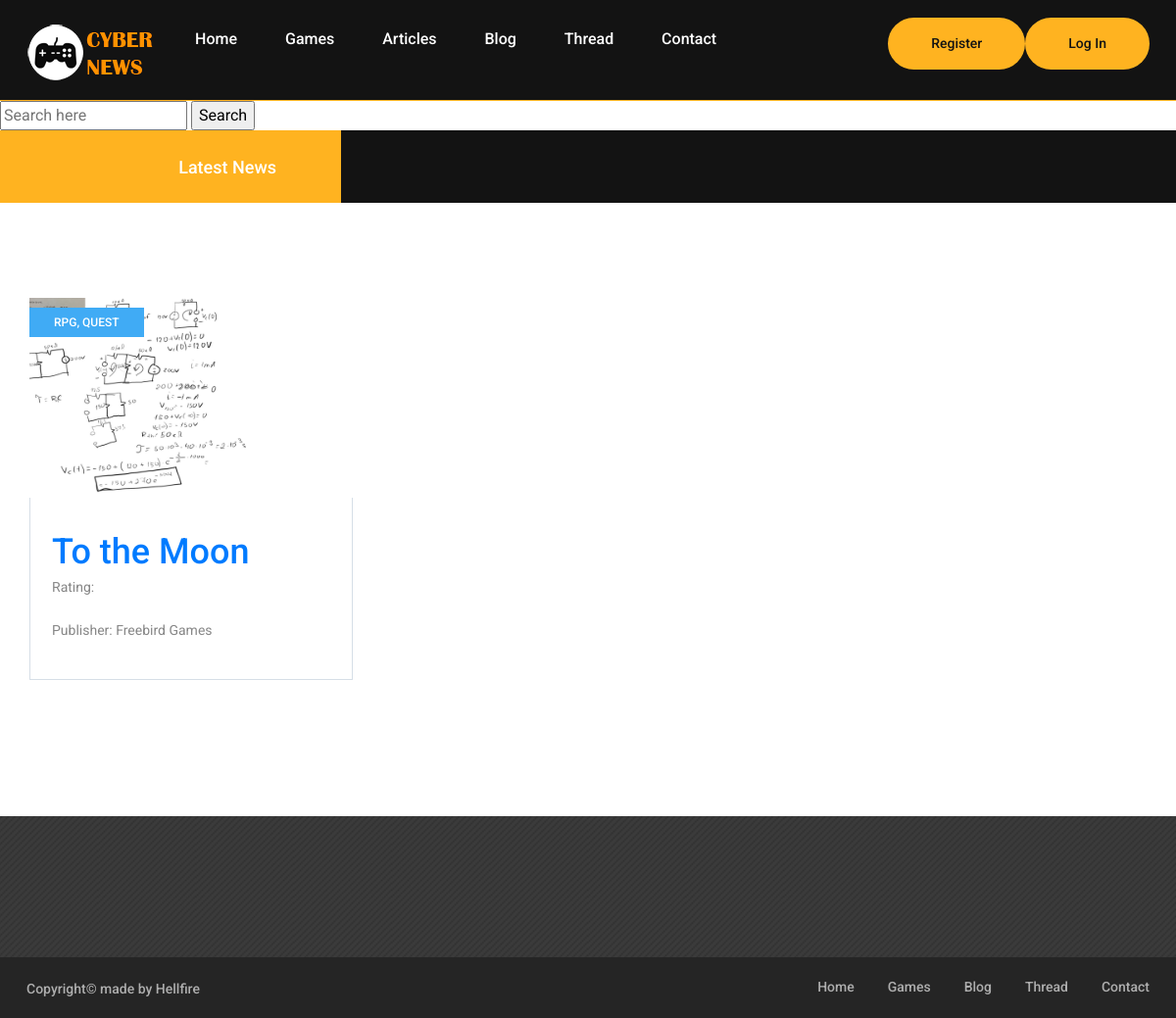
Page /games/all/ on the committed database.
### game_pages/models.py (models this page shows, shortened)
class Game(models.Model):
    game_name = models.CharField(max_length=1000)
    game_developer = models.CharField(max_length=1000)
    game_text = models.TextField(default="")
    game_publisher = models.CharField(max_length=1000)
    game_platforms = MultiSelectField(choices=platforms, max_choices=5, default=None)
    game_genre = MultiSelectField(choices=genres, max_choices=5, default=None)
    game_rd = models.DateField('date published') # released date
    game_age_rating = MultiSelectField(choices=age_range, max_choices=1, default=None)
    game_score = models.FloatField(default=0.0)
    game_img = models.ImageField(upload_to='game_img/', default=None, null=True)
    game_trailer = models.URLField(max_length=200, default=None, blank=True, null=True)
    followers = models.ManyToManyField(User, default=None, blank=True, null=True)

### game_pages/views.py (the view)
# urls.py: path('all/', views.get_all_games, name="games_page"),
def get_all_games(request):
    games = Game.objects.all().order_by('game_name')
    return render(request, "game_pages/games_page.html", {'games': games})

### game_pages/templates/game_pages/games_page.html (shortened to what this page needs)
{% extends "Cyber_News_App/base_layout.html" %}
{% block content %}
    <div class="games-list">
    <section class="page-section recent-game-page spad">
    <div class="row">
        {% for game in games %}
            <div class="col-sm-3">
                <div class="recent-game-item">
                    <div class="rgi-thumb set-bg" data-setbg="{{ game.game_img.url }}">
                        <div class="cata new-blue">{{ game.game_genre }}</div>
                    </div>
                    <div class="rgi-content">
                        <div class = "game">
                                <h2><a href="{% url 'game_pages:game_det' game.id %}">{{game.game_name}}</a> </h2>
                                <p>Rating: {{game.game_rating }}</p>
                                <p>Publisher: {{ game.game_publisher }}</p>
                        </div>
                    </div>
                    </div>
                </div>
        {% endfor %}
    </div>
    </section>
    </div>
{% endblock %}

### static/css/style.css (style rules this page uses)
html, body { height: 100%; font-family: 'Roboto', sans-serif; -webkit-font-smoothing: antialiased; font-smoothing: antialiased; }
h1, h2, h3, h4, h5, h6 { margin: 0; font-weight: 500; color: #131313; }
h2 { font-size: 36px; }
p { font-size: 14px; color: #878787; line-height: 2; }
.set-bg { background-repeat: no-repeat; background-size: 400px, 100px; background-position: top center; }
.spad { padding-top: 97px; padding-bottom: 97px; }
.cata { display: inline-block; text-transform: uppercase; font-size: 12px; font-weight: 500; color: #fff; padding: 6px 25px; }
.cata.new-blue { background: #40abf5; }
.recent-game-item .rgi-thumb { height: 204px; width: 330px; padding: 10px 0px; }
.recent-game-item .rgi-content { padding: 34px 22px 20px; background: #fff; border: 1px solid #d6dee7; border-top: none; position: relative; height: auto; width: 330px; }
.recent-game-page .recent-game-item { margin-bottom: 42px; }
.games-list { padding: 0px 30px; }

### rows in the picture
Game: game_genre "RPG, QUEST", game_name "To the Moon", game_publisher "Freebird Games"
